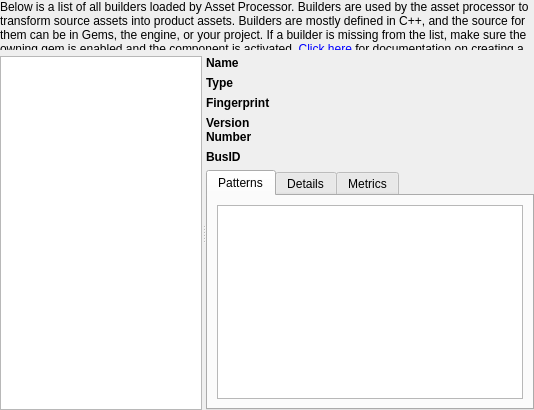
        <widget class="QWidget" name="BuildersPage">
         <layout class="QVBoxLayout" name="BuildersPageVerticalLayout">
          <property name="spacing">
           <number>6</number>
          </property>
          <property name="leftMargin">
           <number>0</number>
          </property>
          <property name="topMargin">
           <number>0</number>
          </property>
          <property name="rightMargin">
           <number>0</number>
          </property>
          <property name="bottomMargin">
           <number>0</number>
          </property>
          <item>
           <widget class="QLabel" name="buildersPageDescription">
            <property name="sizePolicy">
             <sizepolicy hsizetype="Expanding" vsizetype="Preferred">
              <horstretch>0</horstretch>
              <verstretch>0</verstretch>
             </sizepolicy>
            </property>
            <property name="maximumSize">
             <size>
              <width>16777215</width>
              <height>50</height>
             </size>
            </property>
            <property name="text">
             <string>Below is a list of all builders loaded by Asset Processor.  Builders are used by the asset processor to transform source assets into product assets. Builders are mostly defined in C++, and the source for them can be in Gems, the engine, or your project.  If a builder is missing from the list, make sure the owning gem is enabled and the component is activated. &lt;a href=&quot;https://www.o3de.org/docs/user-guide/assets/pipeline/asset-builders/&quot;&gt;Click here&lt;/a&gt; for documentation on creating a builder.</string>
            </property>
            <property name="alignment">
             <set>Qt::AlignLeading|Qt::AlignLeft|Qt::AlignVCenter</set>
            </property>
            <property name="wordWrap">
             <bool>true</bool>
            </property>
            <property name="openExternalLinks">
             <bool>true</bool>
            </property>
            <property name="textInteractionFlags">
             <set>Qt::LinksAccessibleByKeyboard|Qt::LinksAccessibleByMouse</set>
            </property>
           </widget>
          </item>
          <item>
           <widget class="QSplitter" name="buildersPageSplitter">
            <property name="sizePolicy">
             <sizepolicy hsizetype="Expanding" vsizetype="Preferred">
              <horstretch>0</horstretch>
              <verstretch>0</verstretch>
             </sizepolicy>
            </property>
            <property name="orientation">
             <enum>Qt::Horizontal</enum>
            </property>
            <widget class="QListView" name="builderList">
             <property name="sizePolicy">
              <sizepolicy hsizetype="Expanding" vsizetype="Expanding">
               <horstretch>2</horstretch>
               <verstretch>0</verstretch>
              </sizepolicy>
             </property>
             <property name="alternatingRowColors">
              <bool>true</bool>
             </property>
            </widget>
            <widget class="QWidget" name="builderInfo" native="true">
             <property name="sizePolicy">
              <sizepolicy hsizetype="Expanding" vsizetype="Expanding">
               <horstretch>3</horstretch>
               <verstretch>0</verstretch>
              </sizepolicy>
             </property>
             <layout class="QVBoxLayout" name="builderInfoLayout" stretch="0,0">
              <property name="leftMargin">
               <number>0</number>
              </property>
              <property name="topMargin">
               <number>0</number>
              </property>
              <property name="rightMargin">
               <number>0</number>
              </property>
              <property name="bottomMargin">
               <number>0</number>
              </property>
              <item>
               <layout class="QGridLayout" name="builderInfoHeader" columnstretch="1,4">
                <item row="3" column="0">
                 <widget class="QLabel" name="builderInfoHeaderTitleVersionNumber">
                  <property name="font">
                   <font>
                    <weight>75</weight>
                    <italic>false</italic>
                    <bold>true</bold>
                   </font>
                  </property>
                  <property name="styleSheet">
                   <string notr="true">font: bold;</string>
                  </property>
                  <property name="text">
                   <string>Version Number</string>
                  </property>
                  <property name="wordWrap">
                   <bool>true</bool>
                  </property>
                 </widget>
                </item>
                <item row="0" column="1">
                 <widget class="QLabel" name="builderInfoHeaderValueName">
                  <property name="text">
                   <string/>
                  </property>
                  <property name="wordWrap">
                   <bool>true</bool>
                  </property>
                 </widget>
                </item>
                <item row="0" column="0">
                 <widget class="QLabel" name="builderInfoHeaderTitleName">
                  <property name="font">
                   <font>
                    <weight>75</weight>
                    <italic>false</italic>
                    <bold>true</bold>
                   </font>
                  </property>
                  <property name="styleSheet">
                   <string notr="true">font: bold;</string>
                  </property>
                  <property name="text">
                   <string>Name</string>
                  </property>
                  <property name="wordWrap">
                   <bool>true</bool>
                  </property>
                 </widget>
                </item>
                <item row="1" column="1">
                 <widget class="QLabel" name="builderInfoHeaderValueType">
                  <property name="text">
                   <string/>
                  </property>
                  <property name="wordWrap">
                   <bool>true</bool>
                  </property>
                 </widget>
                </item>
                <item row="2" column="0">
                 <widget class="QLabel" name="builderInfoHeaderTitleFingerprint">
                  <property name="font">
                   <font>
                    <weight>75</weight>
                    <italic>false</italic>
                    <bold>true</bold>
                   </font>
                  </property>
                  <property name="styleSheet">
                   <string notr="true">font: bold;</string>
                  </property>
                  <property name="text">
                   <string>Fingerprint</string>
                  </property>
                  <property name="wordWrap">
                   <bool>true</bool>
                  </property>
                 </widget>
                </item>
                <item row="1" column="0">
                 <widget class="QLabel" name="builderInfoHeaderTitleType">
                  <property name="font">
                   <font>
                    <weight>75</weight>
                    <italic>false</italic>
                    <bold>true</bold>
                   </font>
                  </property>
                  <property name="styleSheet">
                   <string notr="true">font: bold;</string>
                  </property>
                  <property name="text">
                   <string>Type</string>
                  </property>
                  <property name="wordWrap">
                   <bool>true</bool>
                  </property>
                 </widget>
                </item>
                <item row="4" column="0">
                 <widget class="QLabel" name="builderInfoHeaderTitleBusId">
                  <property name="font">
                   <font>
                    <weight>75</weight>
                    <italic>false</italic>
                    <bold>true</bold>
                   </font>
                  </property>
                  <property name="styleSheet">
                   <string notr="true">font: bold;</string>
                  </property>
                  <property name="text">
                   <string>BusID</string>
                  </property>
                  <property name="wordWrap">
                   <bool>true</bool>
                  </property>
                 </widget>
                </item>
                <item row="2" column="1">
                 <widget class="QLabel" name="builderInfoHeaderValueFingerprint">
                  <property name="text">
                   <string/>
                  </property>
                  <property name="wordWrap">
                   <bool>true</bool>
                  </property>
                 </widget>
                </item>
                <item row="3" column="1">
                 <widget class="QLabel" name="builderInfoHeaderValueVersionNumber">
                  <property name="text">
                   <string/>
                  </property>
                  <property name="wordWrap">
                   <bool>true</bool>
                  </property>
                 </widget>
                </item>
                <item row="4" column="1">
                 <widget class="QLabel" name="builderInfoHeaderValueBusId">
                  <property name="text">
                   <string/>
                  </property>
                  <property name="wordWrap">
                   <bool>true</bool>
                  </property>
                 </widget>
                </item>
               </layout>
              </item>
              <item>
               <widget class="QTabWidget" name="builderInfoTabWidget">
                <property name="currentIndex">
                 <number>0</number>
                </property>
                <widget class="QWidget" name="builderInfoPatternsTab">
                 <attribute name="title">
                  <string>Patterns</string>
                 </attribute>
                 <layout class="QVBoxLayout" name="verticalLayout_2">
                  <item>
                   <widget class="AzQtComponents::TableView" name="builderInfoPatternsTableView">
                    <property name="indentation">
                     <number>0</number>
                    </property>
                    <property name="itemsExpandable">
                     <bool>false</bool>
                    </property>
                    <property name="sortingEnabled">
                     <bool>true</bool>
                    </property>
                    <property name="expandsOnDoubleClick">
                     <bool>false</bool>
                    </property>
                    <attribute name="headerShowSortIndicator" stdset="0">
                     <bool>false</bool>
                    </attribute>
                   </widget>
                  </item>
                 </layout>
                </widget>
                <widget class="QWidget" name="builderInfoDetailsTab">
                 <attribute name="title">
                  <string>Details</string>
                 </attribute>
                </widget>
                <widget class="QWidget" name="builderInfoMetricsTab">
                 <attribute name="title">
                  <string>Metrics</string>
                 </attribute>
                 <layout class="QVBoxLayout" name="verticalLayout_7">
                  <item>
                   <widget class="AzQtComponents::TableView" name="builderInfoMetricsTreeView">
                    <property name="sortingEnabled">
                     <bool>true</bool>
                    </property>
                   </widget>
                  </item>
                 </layout>
                </widget>
               </widget>
              </item>
             </layout>
            </widget>
           </widget>
          </item>
         </layout>
        </widget>
